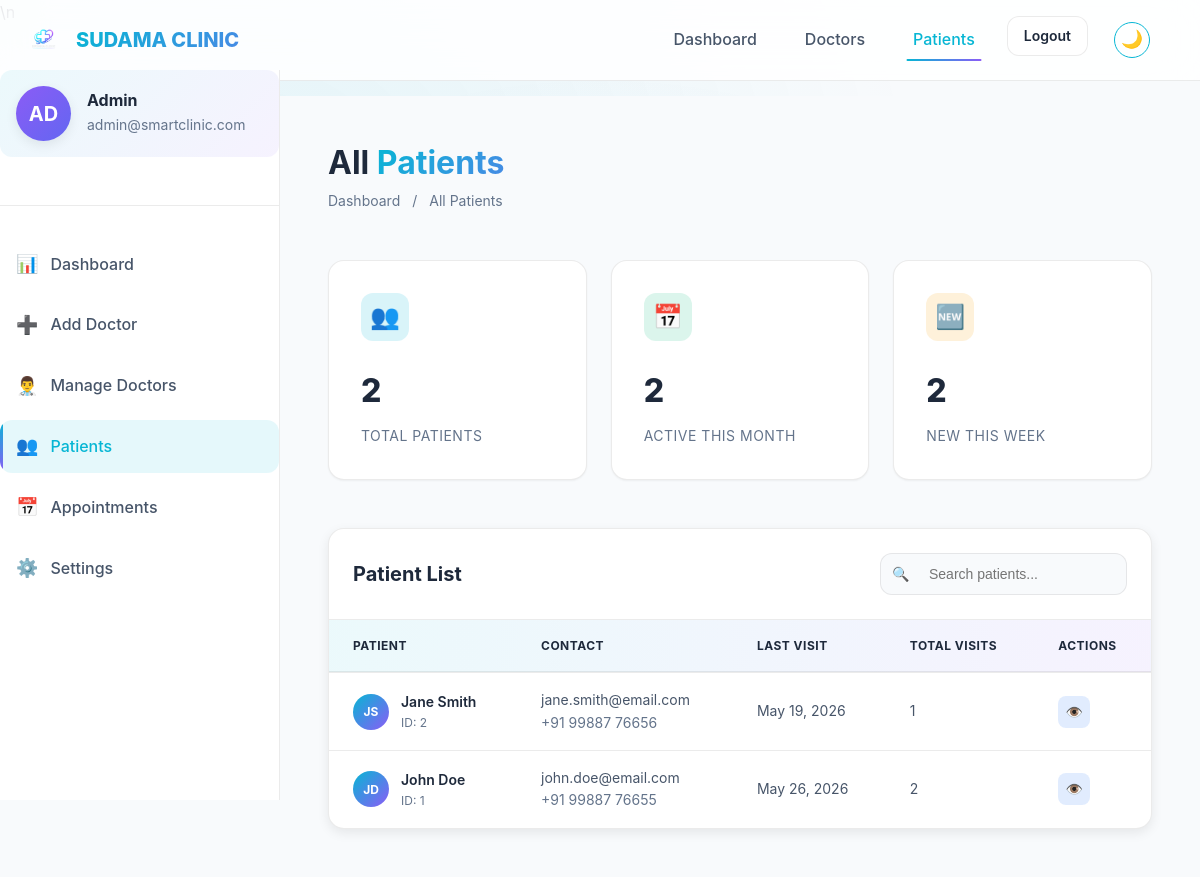
Screenshot of /admin-patients.php (signed in) with the database file from the repository.
### tables this page shows
CREATE TABLE IF NOT EXISTS patients (
    id INT AUTO_INCREMENT PRIMARY KEY,
    user_id INT NOT NULL,
    first_name VARCHAR(100) NOT NULL,
    last_name VARCHAR(100) NOT NULL,
    phone VARCHAR(20) NOT NULL,
    date_of_birth DATE NOT NULL,
    gender ENUM('male', 'female', 'other', 'prefer-not-to-say') NOT NULL,
    address TEXT,
    city VARCHAR(100),
    state VARCHAR(100),
    pincode VARCHAR(10),
    blood_group VARCHAR(5),
    emergency_contact VARCHAR(20),
    medical_history TEXT,
    allergies TEXT,
    profile_image VARCHAR(255),
    created_at TIMESTAMP DEFAULT CURRENT_TIMESTAMP,
    updated_at TIMESTAMP DEFAULT CURRENT_TIMESTAMP ON UPDATE CURRENT_TIMESTAMP,
    FOREIGN KEY (user_id) REFERENCES users(id) ON DELETE CASCADE,
    INDEX idx_user_id (user_id),
    INDEX idx_phone (phone)
);

CREATE TABLE IF NOT EXISTS users (
    id INT AUTO_INCREMENT PRIMARY KEY,
    email VARCHAR(255) NOT NULL UNIQUE,
    password VARCHAR(255) NOT NULL,
    role ENUM('patient', 'doctor', 'admin', 'receptionist') NOT NULL DEFAULT 'patient',
    status ENUM('active', 'inactive', 'pending') NOT NULL DEFAULT 'active',
    created_at TIMESTAMP DEFAULT CURRENT_TIMESTAMP,
    updated_at TIMESTAMP DEFAULT CURRENT_TIMESTAMP ON UPDATE CURRENT_TIMESTAMP,
    last_login TIMESTAMP NULL,
    INDEX idx_email (email),
    INDEX idx_role (role)
);

### admin-patients.php (the view, shortened to what this page needs)
<?php
$db = get_db_connection();
$query = "SELECT p.*, u.email, u.status as user_status,
          (SELECT MAX(appointment_date) FROM appointments WHERE patient_id = p.id) as last_visit,
          (SELECT COUNT(*) FROM appointments WHERE patient_id = p.id) as total_appointments
          FROM patients p
          JOIN users u ON p.user_id = u.id
          ORDER BY p.id DESC";
$patients = $db->query($query)->fetchAll();
$totalPatients = count($patients);
$activeMonth = 0;
$newWeek = 0;
$currentMonth = date('Y-m');
$oneWeekAgo = date('Y-m-d', strtotime('-1 week'));
foreach ($patients as $p) {
    if (isset($p['last_visit']) && strpos($p['last_visit'], $currentMonth) === 0) {
        $activeMonth++;
    }
    if (isset($p['created_at']) && substr($p['created_at'], 0, 10) >= $oneWeekAgo) {
        $newWeek++;
    }
}
?>
<!DOCTYPE html>
<html lang="en">
<head>
    <link rel="stylesheet" href="css/styles.css">
    <link rel="stylesheet" href="css/dashboard.css">
    <link rel="stylesheet" href="css/components.css">
\n</head>
<body>
    <nav class="navbar" id="navbar">
        <div class="container navbar-container">
            <a href="index.php" class="navbar-brand">
                <img src="images/logo.png" alt="SUDAMA CLINIC Logo">
                <span class="text-gradient">SUDAMA CLINIC</span>
            </a>
            <ul class="navbar-nav">
                <li><a href="admin-dashboard.php" class="nav-link">Dashboard</a></li>
                <li><a href="manage-doctors.php" class="nav-link">Doctors</a></li>
                <li><a href="admin-patients.php" class="nav-link active">Patients</a></li>
                <li><a href="logout.php" class="btn btn-ghost btn-sm">Logout</a></li>
            </ul>
        </div>
    </nav>
    <div class="dashboard-layout">
        <?php include 'includes/admin_sidebar.php'; ?>
        <main class="dashboard-main">
            <div class="page-header">
                <div>
                    <h1>All <span class="text-gradient">Patients</span></h1>
                    <div class="breadcrumb">
                        <a href="admin-dashboard.php">Dashboard</a>
                        <span>/</span>
                        <span>All Patients</span>
                    </div>
                </div>
            </div>
            <div class="dashboard-grid">
                <div class="stat-card">
                    <div class="stat-card-header"><div class="stat-icon primary">👥</div></div>
                    <div class="stat-value"><?php echo $totalPatients; ?></div>
                    <div class="stat-label">Total Patients</div>
                </div>
                <div class="stat-card">
                    <div class="stat-card-header"><div class="stat-icon success">📅</div></div>
                    <div class="stat-value"><?php echo $activeMonth; ?></div>
                    <div class="stat-label">Active This Month</div>
                </div>
                <div class="stat-card">
                    <div class="stat-card-header"><div class="stat-icon warning">🆕</div></div>
                    <div class="stat-value"><?php echo $newWeek; ?></div>
                    <div class="stat-label">New This Week</div>
                </div>
            </div>
            <div class="table-container">
                <div class="table-header">
                    <h3 class="table-title">Patient List</h3>
                    <div class="table-actions">
                        <div class="search-box">
                            <input type="text" id="searchInput" placeholder="Search patients..." onkeyup="filterPatients()">
                        </div>
                    </div>
                </div>
                <table class="clinic-table">
                    <thead>
                        <tr>
                            <th>Patient</th>
                            <th>Contact</th>
                            <th>Last Visit</th>
                            <th>Total Visits</th>
                            <th>Actions</th>
                        </tr>
                    </thead>
                    <tbody id="patientsTable">
                        <?php foreach ($patients as $p): ?>
                            <tr class="patient-row" data-name="<?php echo strtolower($p['first_name'] . ' ' . $p['last_name']); ?>" data-email="<?php echo strtolower($p['email']); ?>" data-phone="<?php echo $p['phone']; ?>">
                                <td>
                                    <div class="cell-avatar">
                                        <div class="avatar"><?php echo strtoupper(substr($p['first_name'], 0, 1) . substr($p['last_name'], 0, 1)); ?></div>
                                        <div class="info">
                                            <span class="name">
                                                <?php echo htmlspecialchars($p['first_name'] . ' ' . $p['last_name']); ?>
                                            </span>
                                            <span class="sub">ID: <?php echo $p['id']; ?></span>
                                        </div>
                                    </div>
                                </td>
                                <td>
                                    <div><?php echo htmlspecialchars($p['email']); ?></div>
                                    <div style="color: var(--color-text-muted); font-size: 0.875rem;"><?php echo htmlspecialchars($p['phone']); ?></div>
                                </td>
                                <td><?php echo $p['last_visit'] ? date('M d, Y', strtotime($p['last_visit'])) : 'Never'; ?></td>
                                <td><?php echo $p['total_appointments']; ?></td>
                                <td>
                                    <div class="action-btns">
                                        <button class="action-btn action-btn-view" title="View Details">👁️</button>
                                    </div>
                                </td>
                            </tr>
                        <?php endforeach; ?>
                    </tbody>
                </table>
            </div>
        </main>
    </div>
</body>
</html>

### css/dashboard.css (style rules this page uses)
.dashboard-main { padding: var(--spacing-2xl); min-height: calc(100vh - 70px); animation: fadeIn 0.5s ease-out; }
.dashboard-grid { display: grid; grid-template-columns: repeat(auto-fit, minmax(280px, 1fr)); gap: var(--spacing-xl); margin-bottom: var(--spacing-2xl); }
.stat-card { background: var(--color-bg-secondary); border: 1px solid var(--glass-border); border-radius: var(--border-radius-lg); padding: var(--spacing-xl); transition: all var(--transition-spring); box-shadow: var(--shadow-sm); position: relative; overflow: hidden; }
.stat-card::before { content: ''; position: absolute; top: 0; left: 0; right: 0; height: 3px; background: linear-gradient(90deg, var(--primary-start), var(--secondary-start)); transform: scaleX(0); transition: transform var(--transition-base); transform-origin: left; }
.stat-card:nth-child(1) { animation: slideUp 0.5s ease-out 0.1s backwards; }
.stat-card:nth-child(2) { animation: slideUp 0.5s ease-out 0.2s backwards; }
.stat-card:nth-child(3) { animation: slideUp 0.5s ease-out 0.3s backwards; }
.stat-card-header { display: flex; justify-content: space-between; align-items: center; margin-bottom: var(--spacing-lg); }
.stat-icon { width: 55px; height: 55px; border-radius: var(--border-radius-md); display: flex; align-items: center; justify-content: center; font-size: var(--font-size-2xl); transition: all var(--transition-base); }
.stat-icon.primary { background: linear-gradient(135deg, rgba(6, 182, 212, 0.15), rgba(6, 182, 212, 0.05)); color: var(--primary-start); }
.stat-icon.success { background: linear-gradient(135deg, rgba(16, 185, 129, 0.15), rgba(16, 185, 129, 0.05)); color: var(--accent-success); }
.stat-icon.warning { background: linear-gradient(135deg, rgba(245, 158, 11, 0.15), rgba(245, 158, 11, 0.05)); color: var(--accent-warning); }
.stat-value { font-size: var(--font-size-4xl); font-weight: 800; font-family: var(--font-family-heading); margin-bottom: var(--spacing-xs); color: var(--color-text-primary); }
.stat-label { color: var(--color-text-secondary); font-size: var(--font-size-sm); text-transform: uppercase; letter-spacing: 0.5px; }

### rows the page displays
patients: first_name+last_name "JS", first_name+last_name "Jane Smith", id "2", user.email "jane.smith@email.com", phone "+91 99887 76656", last_visit "May 19, 2026", total_appointments "1"
patients: first_name+last_name "JD", first_name+last_name "John Doe", id "1", user.email "john.doe@email.com", phone "+91 99887 76655", last_visit "May 26, 2026", total_appointments "2"

### other values shown
substr($_SESSION['role'] ?? 'A', 0, 2) "AD"
$_SESSION['role'] "Admin"
$_SESSION['email'] "admin@smartclinic.com"
$totalPatients "2"
$activeMonth "2"
$newWeek "2"
